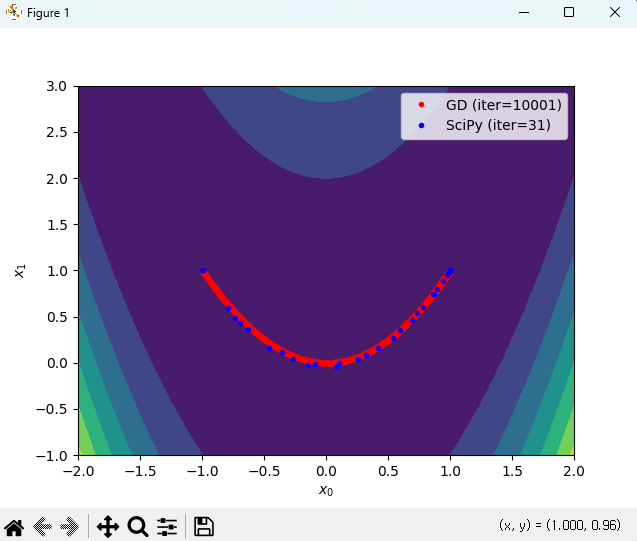

Generate this figure with Python:
import numpy as np
import matplotlib.pyplot as plt
from scipy.optimize import minimize

if __name__ == '__main__':
    # Define a cost function and its gradient
    f   = lambda x: (1 - x[0])**2 + 100*(x[1] - x[0]**2)**2
    fd  = lambda x: np.array([2*(x[0]-1)+400*x[0]*(x[0]**2-x[1]), 200*(x[1]-x[0]**2)]) 

    # Define the configuration
    x_init = [-1, 1]   # Please try other initial points
    learn_rate = 0.001 # Please try 0.01, 0.005, and 0.0001
    max_iter = 10000   # Please try 100, 1000, and 100000
    min_tol = 1e-6

    # Optimize the cost function using my gradient descent
    x = np.array(x_init)
    gd_xs = [x]
    for i in range(max_iter):
        # Perform the gradient descent
        xp = x
        x = x - learn_rate*fd(x)
        gd_xs.append(x)

        # Check the terminal condition
        if np.linalg.norm(x - xp) < min_tol:
            break
    gd_xs = np.array(gd_xs)

    # Optimize the cost function using SciPy
    result = minimize(f, x_init, tol=min_tol, options={'maxiter': max_iter, 'return_all': True})
    sp_xs = np.array(result.allvecs)

    # Visualize the results
    x_range = np.linspace(-2, 2, 100)
    y_range = np.linspace(-1, 3, 100)
    xx, yy = np.meshgrid(x_range, y_range)
    zz = f((xx, yy))
    plt.contourf(xx, yy, zz)
    plt.plot(gd_xs[:,0], gd_xs[:,1], 'r.', label=f'GD (iter={len(gd_xs)})')
    plt.plot(sp_xs[:,0], sp_xs[:,1], 'b.', label=f'SciPy (iter={result.nit})')
    plt.xlabel('$x_0$')
    plt.ylabel('$x_1$')
    plt.legend()
    plt.show()
